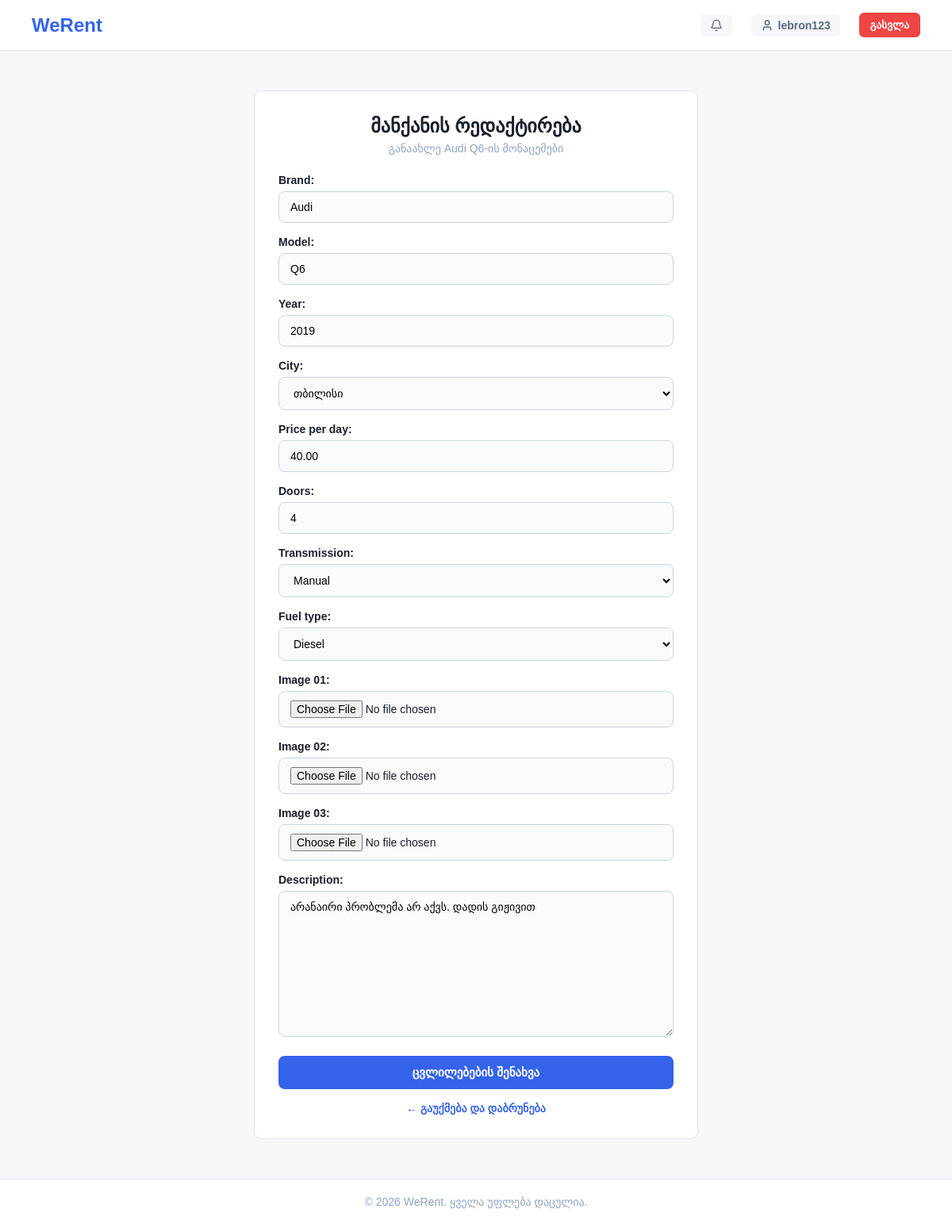
The page /cars/2/edit/ (signed in) on the database its author committed.
### cars/models.py (models this page shows, shortened)
class Car(models.Model):
    TRANSMISSION_CHOICES = (
        ('automatic', 'Automatic'),
        ('manual', 'Manual'),
    )
    FUEL_CHOICES = (
        ('gasoline', 'Gasoline'),
        ('diesel', 'Diesel'),
        ('hybrid', 'Hybrid'),
        ('electric', 'Electric'),
    )
    CITY_CHOICES = [
        ('tbilisi', 'თბილისი'),
        ('batumi', 'ბათუმი'),
        ('kutaisi', 'ქუთაისი'),
        ('rustavi', 'რუსთავი'),
        ('gori', 'გორი'),
        ('zugdidi', 'ზუგდიდი'),
        ('poti', 'ფოთი'),
        ('telavi', 'თელავი'),
    ]
    owner = models.ForeignKey(User, on_delete=models.CASCADE, related_name='cars')
    brand = models.CharField(max_length=50)
    model = models.CharField(max_length=50)
    year = models.PositiveIntegerField()
    price_per_day = models.DecimalField(max_digits=8, decimal_places=2)
    doors = models.PositiveIntegerField(default=4)
    transmission = models.CharField(max_length=20, choices=TRANSMISSION_CHOICES, default='automatic')
    fuel_type = models.CharField(max_length=20, choices=FUEL_CHOICES, default='gasoline')
    description = models.TextField(blank=True, null=True)
    image_01 = models.ImageField(upload_to='car/images', null=True)
    image_02 = models.ImageField(upload_to='car/images', null=True)
    image_03  = models.ImageField(upload_to='car/images', null=True)
    is_available = models.BooleanField(default=True)
    created_at = models.DateTimeField(auto_now_add=True)
    city = models.CharField(
        max_length=50,
        choices=CITY_CHOICES,
        default='tbilisi',
    )
    likes = models.ManyToManyField(User, related_name='liked_cars', blank=True)

### cars/views.py (the view)
# urls.py: path('<int:pk>/edit/', views.CarUpdate.as_view(), name='car-update'),
class CarUpdate(LoginRequiredMixin, UserPassesTestMixin, UpdateView):
    model = Car
    template_name = 'cars/update_car.html'
    fields = ['brand', 'model', 'year', 'city', 'price_per_day', 'doors', 'transmission', 'fuel_type', 'image_01', 'image_02', 'image_03', 'description']
    success_url = reverse_lazy('cars:list-cars')
    def test_func(self):
        car = self.get_object()
        return self.request.user == car.owner

### cars/context_processors.py (called while the page is built)
def unread_notifications_count(request):
    if request.user.is_authenticated:
        count = Notification.objects.filter(recipient=request.user, is_read=False).count()
        return {'unread_notifications_count': count}
    return {'unread_notifications_count': 0}

### cars/utils.py (called while the page is built, shortened)
def release_expired_rentals():
    now = timezone.now()
    expired_rentals = Rental.objects.filter(
        end_date__lte=now,
        car__is_available=False
    )

### templates/cars/update_car.html (shortened to what this page needs)
{% extends 'base.html' %}
{% block content %}
<div class="auth-card form-card-wide">
    <div class="auth-header">
        <h2>მანქანის რედაქტირება</h2>
        <p class="auth-subtitle">განაახლე {{ car.brand }} {{ car.model }}-ის მონაცემები</p>
    </div>
    {% include 'includes/form.html' with button_text="ცვლილებების შენახვა" %}
    <div class="switch-auth">
        <a href="{% url 'cars:car-detail' car.pk %}">&larr; გაუქმება და დაბრუნება</a>
    </div>
</div>
{% endblock content %}

### templates/base.html (shortened to what this page needs)
{% load static %}
<!DOCTYPE html>
<html lang="ka">
<head>
    <link rel="stylesheet" href="{% static 'css/styles.css' %}">
</head>
<body>
    <nav>
        <div class="nav-left">
            <a href="{% url 'home' %}" class="nav-brand">WeRent</a>
        </div>
        <div class="nav-right">
            {% if user.is_authenticated %}
                <a href="{% url 'accounts:profile' %}#notifications" class="user-badge" title="შეტყობინებები">
                    <i data-lucide="bell" class="icon"></i> {% if unread_notifications_count > 0 %}<span class="notif-badge">{{ unread_notifications_count }}</span>{% endif %}
                </a>
                <a href="{% url 'accounts:profile' %}" class="user-badge" title="პროფილზე გადასვლა">
                    <i data-lucide="user" class="icon"></i> {{ user.username }}
                </a>
                <form method="POST" action="{% url 'accounts:logout' %}" style="display:inline;">
                    <button type="submit" class="btn-logout">გასვლა</button>
                </form>
            {% else %}
                <a href="{% url 'accounts:login' %}">შესვლა</a>
                <a href="{% url 'accounts:register' %}" class="btn-primary">რეგისტრაცია</a>
            {% endif %}
        </div>
    </nav>
    <main>
        {% block content %}
        {% endblock content %}
    </main>
    <footer>
        <p>&copy; {% now "Y" %} WeRent. ყველა უფლება დაცულია.</p>
    </footer>
</body>
</html>

### templates/includes/form.html (shortened to what this page needs)
<form method="POST" enctype="multipart/form-data" novalidate>
    {{ form.as_p }}
    <button type="submit" class="btn-submit">{{ button_text|default:"შენახვა" }}</button>
</form>

### static/css/styles.css (style rules this page uses)
* { box-sizing: border-box; margin: 0; padding: 0; font-family: Arial, Helvetica, sans-serif; }
body { background-color: #f6f7f9; color: #1a202c; display: flex; flex-direction: column; min-height: 100vh; }
nav { background-color: #ffffff; border-bottom: 1px solid #e2e8f0; padding: 16px 40px; display: flex; justify-content: space-between; align-items: center; }
.nav-left, .nav-right { display: flex; align-items: center; gap: 24px; }
.nav-brand { font-size: 24px; font-weight: bold; color: #3563e9 !important; text-decoration: none; }
nav a { color: #596780; text-decoration: none; font-weight: 600; font-size: 15px; }
.user-badge { background-color: #f6f7f9; padding: 6px 12px; border-radius: 6px; font-weight: bold; font-size: 14px; }
.btn-logout { background-color: #ef4444; color: #ffffff; padding: 8px 14px; border: none; border-radius: 6px; font-weight: bold; cursor: pointer; }
main { flex: 1; padding: 30px 40px; }
.auth-card { background-color: #ffffff; border: 1px solid #e2e8f0; max-width: 440px; width: 100%; margin: 20px auto; padding: 30px; border-radius: 10px; }
.form-card-wide { max-width: 560px; }
.auth-header { text-align: center; margin-bottom: 24px; }
.auth-header h2 { margin-bottom: 6px; color: #1a202c; }
.auth-subtitle { font-size: 14px; color: #90a3bf; }
.auth-card form p { margin-bottom: 16px; display: flex; flex-direction: column; }
.auth-card form label { font-weight: bold; font-size: 14px; color: #1a202c; margin-bottom: 6px; }
.auth-card form input, .auth-card form select, .auth-card form textarea { padding: 11px 14px; border: 1px solid #cbd5e1; border-radius: 8px; font-size: 14px; background-color: #f8fafc; }
.btn-submit { width: 100%; background-color: #3563e9; color: #ffffff; padding: 12px; border: none; border-radius: 8px; font-size: 15px; font-weight: bold; cursor: pointer; margin-top: 8px; }
.switch-auth { margin-top: 16px; text-align: center; font-size: 14px; }
.switch-auth a { color: #3563e9; font-weight: bold; text-decoration: none; }
footer { background-color: #ffffff; border-top: 1px solid #e2e8f0; text-align: center; padding: 20px; color: #90a3bf; font-size: 14px; }
.icon { width: 16px; height: 16px; vertical-align: middle; flex-shrink: 0; }
.user-badge { display: inline-flex; align-items: center; gap: 6px; }

### rows shown on the page
Car: brand "Audi", model "Q6", year "2019", city "თბილისი", price_per_day "40.00", doors "4", transmission "Manual", fuel_type "Diesel", description "არანაირი პრობლემა არ აქვს. დადის გიჟივით"

### other values the page prints
{{ user.username }} "lebron123"
{{ button_text|default:"შენახვა" }} "ცვლილებების შენახვა"
